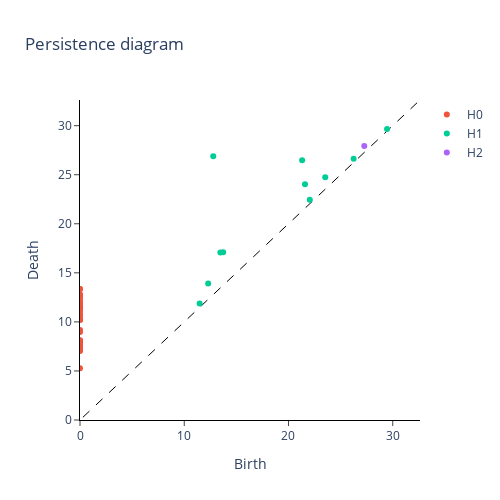

The notebook cell this image was saved under:
### Code cell
# Plot the persistence diagram
plot_diagram(X_diagrams[window_number])

### Figure 1 — Plotly figure (JSON) as saved in the notebook; plotly's stock layout.template omitted (floating-point values rounded to 4 significant figures)
{"data": [{"hoverinfo": "none", "line": {"color": "black", "dash": "dash", "width": 1}, "mode": "lines", "showlegend": false, "type": "scatter", "x": [-2965.0, 2965.0], "y": [-2965.0, 2965.0]}, {"mode": "markers", "name": "H0", "type": "scatter", "x": [0, 0, 0, 0, 0, 0, 0, 0, 0, 0, 0, 0, 0, 0, 0, 0, 0, 0, 0, 0, 0, 0, 0, 0, 0, 0, 0, 0, 0, 0, 0, 0, 0, 0, 0, 0, 0, 0, 0, 0], "y": [5.278, 7.021, 7.21, 7.247, 7.321, 7.563, 7.755, 7.858, 7.871, 7.876, 7.901, 8.104, 8.128, 8.979, 9.182, 10.2, 10.24, 10.28, 10.28, 10.61, 10.81, 11.14, 11.38, 11.42, 11.43, 11.44, 11.49, 11.63, 11.67, 11.67, 11.68, 11.71, 11.98, 12.25, 12.53, 12.65, 12.77, 12.78, 13.35, 13.35]}, {"mode": "markers", "name": "H1", "type": "scatter", "x": [29.45, 26.25, 23.52, 22.04, 21.58, 21.31, 13.73, 13.46, 12.79, 12.29, 11.47], "y": [29.65, 26.62, 24.75, 22.46, 24.03, 26.48, 17.09, 17.07, 26.88, 13.91, 11.89]}, {"mode": "markers", "name": "H2", "type": "scatter", "x": [27.27], "y": [27.94]}], "layout": {"height": 500, "plot_bgcolor": "white", "title": {"text": "Persistence diagram"}, "width": 500, "xaxis": {"anchor": "y", "exponentformat": "e", "linecolor": "black", "linewidth": 1, "mirror": false, "range": [0, 32.62], "showexponent": "all", "showline": true, "side": "bottom", "ticks": "outside", "title": {"text": "Birth"}, "type": "linear", "zeroline": true}, "yaxis": {"anchor": "x", "exponentformat": "e", "linecolor": "black", "linewidth": 1, "mirror": false, "range": [0, 32.62], "showexponent": "all", "showline": true, "side": "left", "ticks": "outside", "title": {"text": "Death"}, "type": "linear", "zeroline": true}}}
